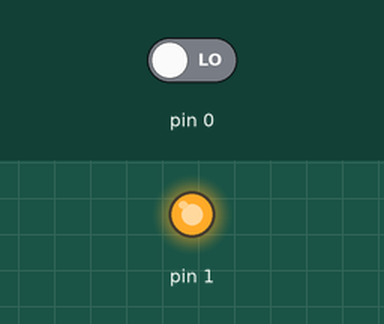
The sketch below on a simulated Arduino Uno, built with avr-gcc and run on an emulated ATmega328P. Parts: output pins drawn as LEDs (lit = HIGH). The inputs (shaded band) are chosen by the test bench; at power-on: pin 0 LOW.

Above: at 1.2 s.
1.3 s: pin 0 driven HIGH
At 1.6 s:
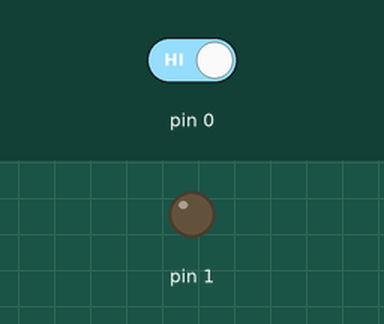
2.8 s: pin 0 driven LOW
At 3.9 s:
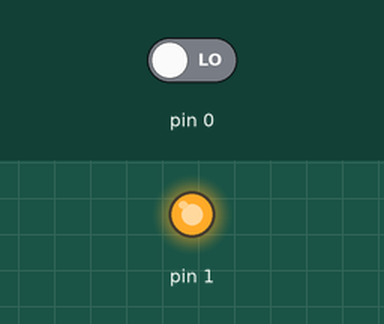
Timing chart, 0 to 5.8 s (numbered marks = the images above; inputs shaded):
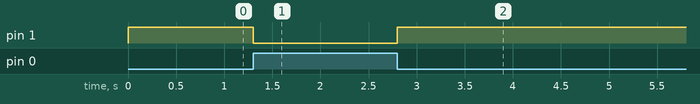

Measured:
- after the input at 1.3 s, pin 1: HIGH → LOW at once
- after the input at 2.8 s, pin 1: LOW → HIGH at once

The sketch:

fire.ino
```cpp
void setup() {
  // put your setup code here, to run once:
  pinMode(0,INPUT);
  pinMode(1,OUTPUT);

}

void loop() {
  // put your main code here, to run repeatedly:
int a = digitalRead(0);
if(a == 1)
{
  digitalWrite(1,LOW);
}
else if(a == 0)
 {   digitalWrite(1,HIGH);

}
}
```
